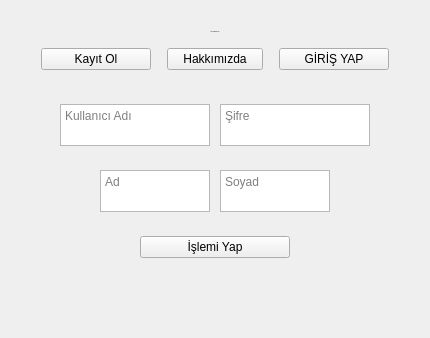
  <widget class="QWidget" name="centralwidget">
   <layout class="QGridLayout" name="gridLayout">
    <item row="1" column="0">
     <widget class="QLabel" name="lblTitle">
      <property name="font">
       <font>
        <pointsize>-1</pointsize>
       </font>
      </property>
      <property name="text">
       <string>Price Prediction App</string>
      </property>
      <property name="alignment">
       <set>Qt::AlignCenter</set>
      </property>
     </widget>
    </item>
    <item row="4" column="0">
     <widget class="QWidget" name="" native="true">
      <layout class="QHBoxLayout" name="horizontalLayout_3">
       <property name="spacing">
        <number>10</number>
       </property>
       <item>
        <spacer name="horizontalSpacer_5">
         <property name="orientation">
          <enum>Qt::Horizontal</enum>
         </property>
         <property name="sizeHint" stdset="0">
          <size>
           <width>40</width>
           <height>20</height>
          </size>
         </property>
        </spacer>
       </item>
       <item>
        <widget class="QTextEdit" name="txtKullaniciAdi">
         <property name="minimumSize">
          <size>
           <width>150</width>
           <height>0</height>
          </size>
         </property>
         <property name="maximumSize">
          <size>
           <width>150</width>
           <height>42</height>
          </size>
         </property>
         <property name="verticalScrollBarPolicy">
          <enum>Qt::ScrollBarAlwaysOff</enum>
         </property>
         <property name="horizontalScrollBarPolicy">
          <enum>Qt::ScrollBarAlwaysOff</enum>
         </property>
         <property name="tabChangesFocus">
          <bool>true</bool>
         </property>
         <property name="overwriteMode">
          <bool>false</bool>
         </property>
         <property name="acceptRichText">
          <bool>false</bool>
         </property>
         <property name="placeholderText">
          <string>Kullanıcı Adı</string>
         </property>
        </widget>
       </item>
       <item>
        <widget class="QTextEdit" name="txtSifre">
         <property name="minimumSize">
          <size>
           <width>150</width>
           <height>0</height>
          </size>
         </property>
         <property name="maximumSize">
          <size>
           <width>150</width>
           <height>42</height>
          </size>
         </property>
         <property name="verticalScrollBarPolicy">
          <enum>Qt::ScrollBarAlwaysOff</enum>
         </property>
         <property name="horizontalScrollBarPolicy">
          <enum>Qt::ScrollBarAlwaysOff</enum>
         </property>
         <property name="tabChangesFocus">
          <bool>true</bool>
         </property>
         <property name="overwriteMode">
          <bool>false</bool>
         </property>
         <property name="acceptRichText">
          <bool>false</bool>
         </property>
         <property name="placeholderText">
          <string>Şifre</string>
         </property>
        </widget>
       </item>
       <item>
        <spacer name="horizontalSpacer_6">
         <property name="orientation">
          <enum>Qt::Horizontal</enum>
         </property>
         <property name="sizeHint" stdset="0">
          <size>
           <width>40</width>
           <height>20</height>
          </size>
         </property>
        </spacer>
       </item>
      </layout>
     </widget>
    </item>
    <item row="3" column="0">
     <spacer name="verticalSpacer">
      <property name="orientation">
       <enum>Qt::Vertical</enum>
      </property>
      <property name="sizeType">
       <enum>QSizePolicy::Fixed</enum>
      </property>
      <property name="sizeHint" stdset="0">
       <size>
        <width>20</width>
        <height>10</height>
       </size>
      </property>
     </spacer>
    </item>
    <item row="8" column="0">
     <spacer name="verticalSpacer_3">
      <property name="orientation">
       <enum>Qt::Vertical</enum>
      </property>
      <property name="sizeHint" stdset="0">
       <size>
        <width>20</width>
        <height>40</height>
       </size>
      </property>
     </spacer>
    </item>
    <item row="5" column="0">
     <widget class="QWidget" name="" native="true">
      <layout class="QHBoxLayout" name="horizontalLayout_2">
       <property name="spacing">
        <number>10</number>
       </property>
       <item>
        <spacer name="horizontalSpacer_4">
         <property name="orientation">
          <enum>Qt::Horizontal</enum>
         </property>
         <property name="sizeHint" stdset="0">
          <size>
           <width>40</width>
           <height>20</height>
          </size>
         </property>
        </spacer>
       </item>
       <item>
        <widget class="QTextEdit" name="txtAd">
         <property name="minimumSize">
          <size>
           <width>110</width>
           <height>0</height>
          </size>
         </property>
         <property name="maximumSize">
          <size>
           <width>110</width>
           <height>42</height>
          </size>
         </property>
         <property name="verticalScrollBarPolicy">
          <enum>Qt::ScrollBarAlwaysOff</enum>
         </property>
         <property name="horizontalScrollBarPolicy">
          <enum>Qt::ScrollBarAlwaysOff</enum>
         </property>
         <property name="tabChangesFocus">
          <bool>true</bool>
         </property>
         <property name="overwriteMode">
          <bool>false</bool>
         </property>
         <property name="acceptRichText">
          <bool>false</bool>
         </property>
         <property name="placeholderText">
          <string>Ad</string>
         </property>
        </widget>
       </item>
       <item>
        <widget class="QTextEdit" name="txtSoyad">
         <property name="minimumSize">
          <size>
           <width>110</width>
           <height>0</height>
          </size>
         </property>
         <property name="maximumSize">
          <size>
           <width>110</width>
           <height>42</height>
          </size>
         </property>
         <property name="verticalScrollBarPolicy">
          <enum>Qt::ScrollBarAlwaysOff</enum>
         </property>
         <property name="horizontalScrollBarPolicy">
          <enum>Qt::ScrollBarAlwaysOff</enum>
         </property>
         <property name="tabChangesFocus">
          <bool>true</bool>
         </property>
         <property name="overwriteMode">
          <bool>false</bool>
         </property>
         <property name="acceptRichText">
          <bool>false</bool>
         </property>
         <property name="placeholderText">
          <string>Soyad</string>
         </property>
        </widget>
       </item>
       <item>
        <spacer name="horizontalSpacer_3">
         <property name="orientation">
          <enum>Qt::Horizontal</enum>
         </property>
         <property name="sizeHint" stdset="0">
          <size>
           <width>40</width>
           <height>20</height>
          </size>
         </property>
        </spacer>
       </item>
      </layout>
     </widget>
    </item>
    <item row="2" column="0">
     <widget class="QWidget" name="horizontalWidget" native="true">
      <layout class="QHBoxLayout" name="horizontalLayout">
       <property name="leftMargin">
        <number>30</number>
       </property>
       <property name="rightMargin">
        <number>30</number>
       </property>
       <item>
        <widget class="QPushButton" name="btnKayitOl">
         <property name="minimumSize">
          <size>
           <width>110</width>
           <height>0</height>
          </size>
         </property>
         <property name="maximumSize">
          <size>
           <width>110</width>
           <height>16777215</height>
          </size>
         </property>
         <property name="text">
          <string>Kayıt Ol</string>
         </property>
        </widget>
       </item>
       <item>
        <spacer name="horizontalSpacer">
         <property name="orientation">
          <enum>Qt::Horizontal</enum>
         </property>
         <property name="sizeType">
          <enum>QSizePolicy::Fixed</enum>
         </property>
         <property name="sizeHint" stdset="0">
          <size>
           <width>10</width>
           <height>20</height>
          </size>
         </property>
        </spacer>
       </item>
       <item>
        <widget class="QPushButton" name="btnHakkimizda">
         <property name="maximumSize">
          <size>
           <width>130</width>
           <height>16777215</height>
          </size>
         </property>
         <property name="text">
          <string>Hakkımızda</string>
         </property>
        </widget>
       </item>
       <item>
        <spacer name="horizontalSpacer_2">
         <property name="orientation">
          <enum>Qt::Horizontal</enum>
         </property>
         <property name="sizeType">
          <enum>QSizePolicy::Fixed</enum>
         </property>
         <property name="sizeHint" stdset="0">
          <size>
           <width>10</width>
           <height>20</height>
          </size>
         </property>
        </spacer>
       </item>
       <item>
        <widget class="QPushButton" name="btnGiris">
         <property name="minimumSize">
          <size>
           <width>110</width>
           <height>0</height>
          </size>
         </property>
         <property name="maximumSize">
          <size>
           <width>110</width>
           <height>16777215</height>
          </size>
         </property>
         <property name="text">
          <string>GİRİŞ YAP</string>
         </property>
        </widget>
       </item>
      </layout>
     </widget>
    </item>
    <item row="6" column="0">
     <widget class="QWidget" name="horizontalWidget" native="true">
      <layout class="QHBoxLayout" name="horizontalLayout_4">
       <item>
        <widget class="QPushButton" name="btnIslemiYap">
         <property name="minimumSize">
          <size>
           <width>0</width>
           <height>0</height>
          </size>
         </property>
         <property name="maximumSize">
          <size>
           <width>150</width>
           <height>16777215</height>
          </size>
         </property>
         <property name="text">
          <string>İşlemi Yap</string>
         </property>
        </widget>
       </item>
      </layout>
     </widget>
    </item>
    <item row="0" column="0">
     <widget class="QLabel" name="lblResim">
      <property name="text">
       <string/>
      </property>
      <property name="pixmap">
       <pixmap resource="HousePricePrediction.qrc">:/HousePricePrediction/Icon.png</pixmap>
      </property>
      <property name="scaledContents">
       <bool>false</bool>
      </property>
      <property name="alignment">
       <set>Qt::AlignCenter</set>
      </property>
     </widget>
    </item>
    <item row="7" column="0">
     <widget class="QLabel" name="lblBilgi">
      <property name="text">
       <string/>
      </property>
      <property name="alignment">
       <set>Qt::AlignCenter</set>
      </property>
     </widget>
    </item>
   </layout>
  </widget>
